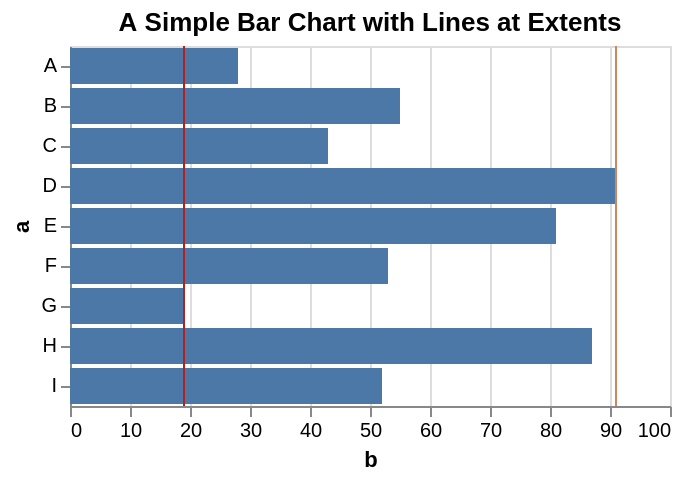

Vega-Lite specification for this chart:
### Vega specification from a JSON file in a GitHub repository (floating-point values rounded to 4 significant figures)
{"$schema": "https://vega.github.io/schema/vega/v5.json", "background": "white", "padding": 5, "width": 300, "title": {"text": "A Simple Bar Chart with Lines at Extents", "frame": "group"}, "style": "cell", "data": [{"name": "source_0", "values": [{"a": "A", "b": 28}, {"a": "B", "b": 55}, {"a": "C", "b": 43}, {"a": "D", "b": 91}, {"a": "E", "b": 81}, {"a": "F", "b": 53}, {"a": "G", "b": 19}, {"a": "H", "b": 87}, {"a": "I", "b": 52}]}, {"name": "data_0", "source": "source_0", "transform": [{"type": "extent", "field": "b", "signal": "b_extent"}]}, {"name": "data_1", "source": "data_0", "transform": [{"type": "stack", "groupby": ["a"], "field": "b", "sort": {"field": [], "order": []}, "as": ["b_start", "b_end"], "offset": "zero"}, {"type": "filter", "expr": "isValid(datum[\"b\"]) && isFinite(+datum[\"b\"])"}]}], "signals": [{"name": "y_step", "value": 20}, {"name": "height", "update": "bandspace(domain('y').length, 0.1, 0.05) * y_step"}], "marks": [{"name": "layer_0_marks", "type": "rect", "style": ["bar"], "from": {"data": "data_1"}, "encode": {"update": {"fill": {"value": "#4c78a8"}, "ariaRoleDescription": {"value": "bar"}, "description": {"signal": "\"b: \" + (format(datum[\"b\"], \"\")) + \"; a: \" + (isValid(datum[\"a\"]) ? datum[\"a\"] : \"\"+datum[\"a\"])"}, "x": {"scale": "x", "field": "b_end"}, "x2": {"scale": "x", "field": "b_start"}, "y": {"scale": "y", "field": "a"}, "height": {"signal": "max(0.25, bandwidth('y'))"}}}}, {"name": "layer_1_marks", "type": "rule", "style": ["rule"], "from": {"data": "data_0"}, "encode": {"update": {"stroke": {"value": "firebrick"}, "x": {"signal": "scale('x', b_extent[0])"}, "y": {"value": 0}, "y2": {"field": {"group": "height"}}}}}, {"name": "layer_2_marks", "type": "rule", "style": ["rule"], "from": {"data": "data_0"}, "encode": {"update": {"stroke": {"value": "#ca8861"}, "x": {"signal": "scale('x', b_extent[1])"}, "y": {"value": 0}, "y2": {"field": {"group": "height"}}}}}], "scales": [{"name": "x", "type": "linear", "domain": {"data": "data_1", "fields": ["b_start", "b_end"]}, "range": [0, {"signal": "width"}], "nice": true, "zero": true}, {"name": "y", "type": "band", "domain": {"data": "data_1", "field": "a", "sort": true}, "range": {"step": {"signal": "y_step"}}, "paddingInner": 0.1, "paddingOuter": 0.05}], "axes": [{"scale": "x", "orient": "bottom", "gridScale": "y", "grid": true, "tickCount": {"signal": "ceil(width/40)"}, "domain": false, "labels": false, "aria": false, "maxExtent": 0, "minExtent": 0, "ticks": false, "zindex": 0}, {"scale": "x", "orient": "bottom", "grid": false, "title": "b", "labelFlush": true, "labelOverlap": true, "tickCount": {"signal": "ceil(width/40)"}, "zindex": 0}, {"scale": "y", "orient": "left", "grid": false, "title": "a", "zindex": 0}]}
